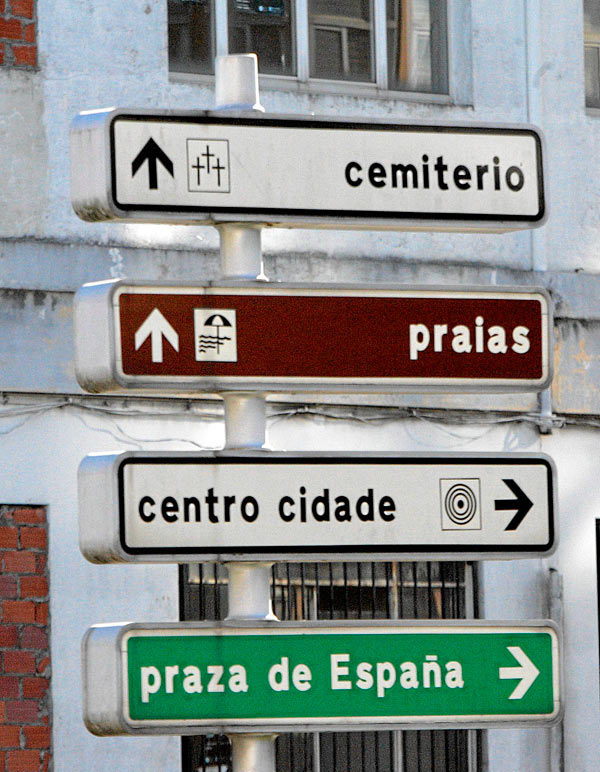
#> input picture Imagen-letreros.jpg, 600 x 772 px; its folder holds only this picture in this run
$ python -i ejemplo.py   (imports and definitions only)
#> lines starting #> are read from the running program, lines starting #| are printed output that depends on the picture
from tkinter import *
from tkinter import filedialog
from PIL import Image
from PIL import ImageTk
import cv2
import imutils
import numpy as np

image = None

def elegir_imagen():
    # Especificar los tipos de archivos, para elegir solo a las imágenes
    path_image = filedialog.askopenfilename(filetypes = [
        ("image", ".jpeg"),
        ("image", ".png"),
        ("image", ".jpg")])
#> the answer given: Imagen-letreros.jpg
    if len(path_image) > 0:
        global image
        # Leer la imagen de entrada y la redimensionamos
        image = cv2.imread(path_image)
#> image is the input picture: shape (772, 600, 3); mean B, G, R 143, 146, 141.4
        image= imutils.resize(image, height=380)
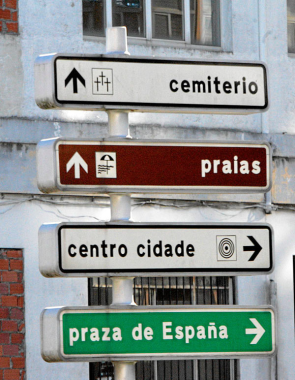
#> image: shape (380, 295, 3); mean B, G, R 143, 146, 141.4
        # Para visualizar la imagen de entrada en la GUI
        imageToShow= imutils.resize(image, width=180)
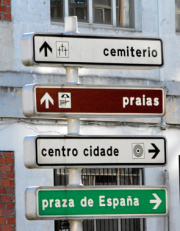
#> imageToShow: shape (231, 180, 3); mean B, G, R 143, 146, 141.4
        imageToShow = cv2.cvtColor(imageToShow, cv2.COLOR_BGR2RGB)
        im = Image.fromarray(imageToShow )
        img = ImageTk.PhotoImage(image=im)
#> (the run stopped early here; a loop or call above may not have finished)
